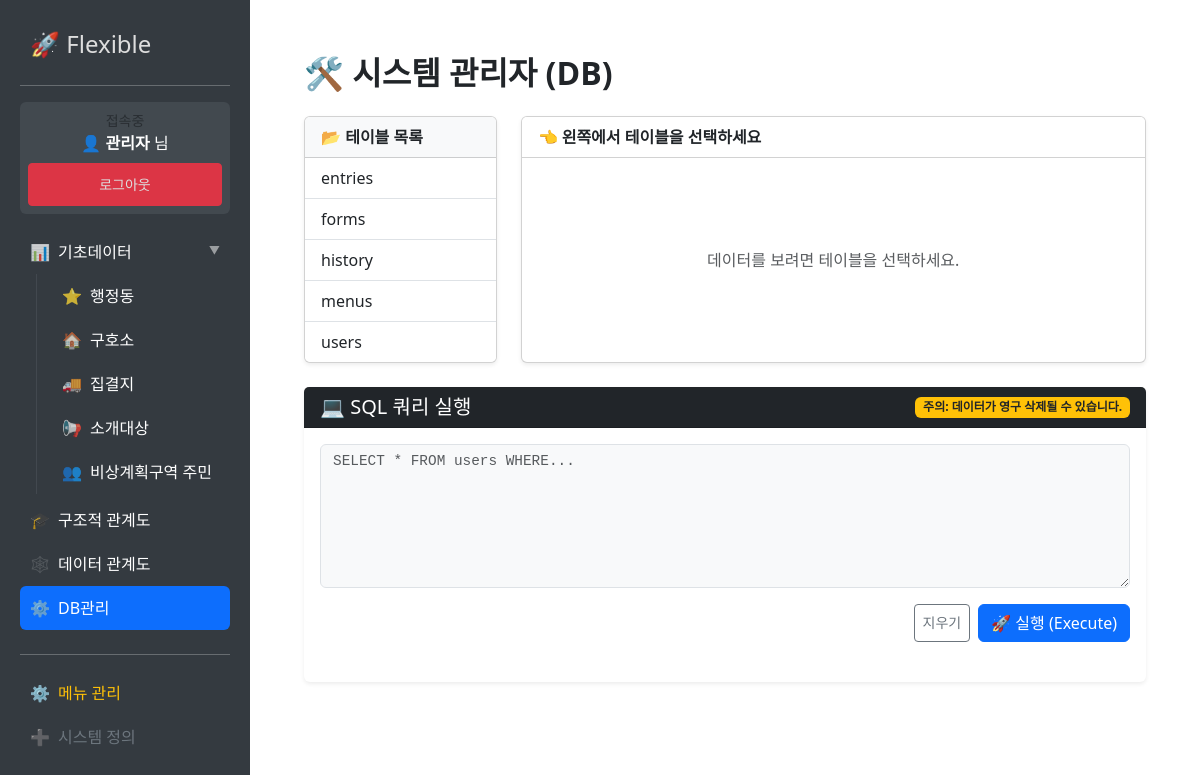
Page /admin (signed in) on the committed database.
### tables this page shows
CREATE TABLE users (id TEXT PRIMARY KEY, password TEXT, name TEXT, is_admin INTEGER DEFAULT 0);

CREATE TABLE "menus" (
                id INTEGER PRIMARY KEY AUTOINCREMENT,
                title TEXT NOT NULL,
                type TEXT DEFAULT 'form',   -- 'form' | 'system'
                url TEXT,                   -- 링크 주소 (이제 이것만 씁니다!)
                icon TEXT,                  -- 아이콘
                parent_id INTEGER,
                sort_order INTEGER DEFAULT 99
            , allowed_users TEXT DEFAULT "");

### app.py (the view, shortened to what this page needs)
@app.route('/admin', methods=['GET', 'POST'])
@login_required
def admin_page():
    if not current_user.is_admin:
        flash("관리자 권한이 필요합니다.", "danger")
        return redirect(url_for('home'))
    db = get_db()
    query_result = None
    query_error = None
    sql_query = ""
    affected_rows = 0
    target_table = request.args.get('table')
    tables = [t['name'] for t in db.execute("SELECT name FROM sqlite_master WHERE type='table' AND name NOT LIKE 'sqlite_%' ORDER BY name").fetchall()]
    table_data = None
    table_cols = []
    if target_table and target_table in tables:
        try:
            cur = db.execute(f"SELECT * FROM {target_table} LIMIT 100") # 너무 많으면 끊어서 보여줌
            table_cols = [desc[0] for desc in cur.description]
            table_data = cur.fetchall()
        except: pass
    return render_template('admin.html',
                           tables=tables,
                           current_table=target_table,
                           columns=table_cols,
                           data=table_data,
                           sql_query=sql_query,
                           query_result=query_result,
                           query_error=query_error)

### app.py (called while the page is built)
def get_db():
    db = getattr(g, '_database', None)
    if db is None:
        db = g._database = sqlite3.connect(DB_NAME)
        db.row_factory = sqlite3.Row
    return db

@app.teardown_appcontext
def close_connection(exception):
    db = getattr(g, '_database', None)
    if db is not None:
        db.close()

@app.context_processor
def utility_processor():
    return dict(has_permission=has_permission)

@login_manager.user_loader
def load_user(user_id):
    db = get_db()
    user = db.execute('SELECT * FROM users WHERE id = ?', (user_id,)).fetchone()
    if not user: return None
    is_admin = user['is_admin'] if 'is_admin' in user.keys() else 0
    return User(id=user['id'], name=user['name'], password=user['password'], is_admin=is_admin)

def build_menu_tree(items):
    item_map = {item['id']: dict(item) for item in items}
    for item in item_map.values(): item['children'] = []
    tree = []
    for item in item_map.values():
        parent_id = item['parent_id']
        if parent_id and parent_id in item_map and parent_id != item['id']:
            item_map[parent_id]['children'].append(item)
        else:
            tree.append(item)
    tree.sort(key=lambda x: (x['sort_order'] if x['sort_order'] is not None else 9999, x['id']))
    return tree

### templates/admin.html (shortened to what this page needs)
{% extends "layout.html" %}
{% block content %}
<div class="container-fluid px-4">
    <h2 class="fw-bold my-4">🛠️ 시스템 관리자 (DB)</h2>
    <div class="row mb-4">
        <div class="col-lg-3 mb-4 mb-lg-0">
            <div class="card shadow-sm h-100">
                <div class="card-header fw-bold bg-light">📂 테이블 목록</div>
                <div class="list-group list-group-flush" style="max-height: 500px; overflow-y: auto;">
                    {% for table in tables %}
                        <a href="/admin?table={{ table }}" class="list-group-item list-group-item-action {% if current_table == table %}active{% endif %}">
                            {{ table }}
                        </a>
                    {% endfor %}
                </div>
            </div>
        </div>
        <div class="col-lg-9">
            <div class="card shadow-sm h-100">
                <div class="card-header bg-white fw-bold d-flex justify-content-between align-items-center">
                    <span>
                        {% if current_table %}
                            📋 테이블 데이터: <span class="text-primary">{{ current_table }}</span>
                            <small class="text-muted ms-2 fw-normal">(행을 클릭하면 UPDATE 쿼리가 생성됩니다)</small>
                        {% else %}
                            👈 왼쪽에서 테이블을 선택하세요
                        {% endif %}
                    </span>
                </div>
                <div class="card-body p-0">
                    {% if current_table and columns %}
                        <div class="table-responsive" style="max-height: 500px;">
                            <table class="table table-sm table-hover mb-0" id="dataTable" style="font-size: 0.85rem; cursor: pointer;">
                                <thead class="table-light sticky-top">
                                    <tr>
                                        {% for col in columns %}
                                            <th data-column="{{ col }}">{{ col }}</th>
                                        {% endfor %}
                                        <th>관리</th>
                                    </tr>
                                </thead>
                                <tbody>
                                    {% for row in data %}
                                        <tr onclick="makeUpdateQuery(this)">
                                            {% for col in columns %}
                                                <td class="text-truncate" style="max-width: 200px;">{{ row[col] }}</td>
                                            {% endfor %}
                                            <td onclick="event.stopPropagation()">
                                                {% if current_table == 'users' %}
                                                <form method="POST" action="/admin/delete_user/{{ row['id'] }}" onsubmit="return confirm('삭제하시겠습니까?');" style="display:inline;">
                                                    <button class="btn btn-danger btn-sm py-0" style="font-size:0.7rem;">삭제</button>
                                                </form>
                                                {% endif %}
                                            </td>
                                        </tr>
                                    {% endfor %}
                                </tbody>
                            </table>
                        </div>
                    {% elif current_table %}
                        <div class="p-3 text-center text-muted">데이터가 없습니다.</div>
                    {% else %}
                        <div class="d-flex align-items-center justify-content-center h-100 text-muted p-5">
                            데이터를 보려면 테이블을 선택하세요.
                        </div>
                    {% endif %}
                </div>
            </div>
        </div>
    </div>
    <div class="row">
        <div class="col-lg-12 mb-4">
            <div class="card shadow-sm border-0 bg-white">
                <div class="card-header bg-dark text-white d-flex justify-content-between align-items-center">
                    <h5 class="m-0">💻 SQL 쿼리 실행</h5>
                    <span class="badge bg-warning text-dark">주의: 데이터가 영구 삭제될 수 있습니다.</span>
                </div>
                <div class="card-body">
                    <form method="POST" action="/admin">
                        <div class="mb-3">
                            <textarea id="sqlQueryInput" name="sql_query" class="form-control font-monospace bg-light" rows="6" placeholder="SELECT * FROM users WHERE..." style="font-size: 0.9rem;"></textarea>
                        </div>
                        <div class="d-flex justify-content-end gap-2">
                            <button type="button" class="btn btn-outline-secondary btn-sm" onclick="clearQuery()">지우기</button>
                            <button type="submit" class="btn btn-primary">🚀 실행 (Execute)</button>
                        </div>
                    </form>
                </div>
            </div>
        </div>
    </div>
</div>
{% endblock %}

### templates/layout.html (shortened to what this page needs)
<!DOCTYPE html>
<html lang="ko">
<head>
    <link href="https://cdn.jsdelivr.net/npm/bootstrap@5.3.0/dist/css/bootstrap.min.css" rel="stylesheet">
</head>
<body>
    <div class="sidebar">
        <h4><a href="/">🚀 Flexible</a></h4>
        <hr>
		{% if current_user.is_authenticated %}
			<div class="mb-3 p-2 bg-secondary bg-opacity-25 rounded text-center">
				<span class="d-block small text-muted">접속중</span>
				<strong>👤 {{ current_user.name }}</strong> 님
				<a href="/logout" class="btn btn-danger btn-sm w-100 mt-2">로그아웃</a>
			</div>
		{% else %}
			<div class="mb-3">
				<a href="/login" class="btn btn-primary w-100">🔐 로그인</a>
			</div>
		{% endif %}
        <ul class="nav nav-pills flex-column mb-auto">
			{% macro render_sidebar(items, level=0) %}
				{% for item in items %}
					<li class="nav-item">
						<a href="{{ item.url }}"
						   class="nav-link text-white d-flex align-items-center {{ 'active bg-primary' if request.path == item.url else '' }}"
						   style="padding-left: {{ 10 + (level * 15) }}px; transition: all 0.2s;">
							<span class="me-2 opacity-75">
								{% if item.icon %}
                                    {% if '.' in item.icon and item.icon.lower().endswith(('.png', '.jpg', '.jpeg', '.gif', '.svg', '.ico')) %}
									    <img src="{{ item.icon }}" width="16" height="16">
                                    {% else %}
                                        {{ item.icon }}
                                    {% endif %}
                                {% elif item.children %}📂
								{% elif item.type == 'system' %}🔗
								{% else %}📄{% endif %}
							</span>
							<span class="text-truncate">{{ item.title }}</span>
							{% if item.children %}
								<small class="ms-auto opacity-50" style="font-size: 0.7em;">▼</small>
							{% endif %}
						</a>
						{% if item.children %}
							<ul class="nav flex-column ms-3 border-start border-secondary border-opacity-25 mb-1" style="list-style: none; padding-left: 0;">
								{{ render_sidebar(item.children, level + 1) }}
							</ul>
						{% endif %}
					</li>
				{% endfor %}
			{% endmacro %}
			{{ render_sidebar(menu_tree) }}
		</ul>
		{% if current_user.is_admin %}
		<hr class="mt-4">
		<a href="/menus" class="text-warning d-flex align-items-center gap-2">
			<span>⚙️</span> 메뉴 관리
		</a>
		<a href="/create" class="text-secondary d-flex align-items-center gap-2">
			<span>➕</span> 시스템 정의
		</a>
		{% endif %}
	</div>
    <div class="content">
        {% block content %}{% endblock %}
    </div>
</body>
</html>

### templates/layout.html (style rules this page uses)
body { display: flex; min-height: 100vh; }
.sidebar { min-width: 250px; background: #343a40; color: white; padding: 20px; }
.sidebar a { color: #ddd; text-decoration: none; display: block; padding: 10px; }
.content { flex-grow: 1; padding: 30px; }

### rows in the picture
users: name "관리자"
menus: icon "📊", title "기초데이터"
menus: icon "⭐", title "행정동"
menus: icon "🏠", title "구호소"
menus: icon "🚚", title "집결지"
menus: icon "📢", title "소개대상"
menus: icon "👥", title "비상계획구역 주민"
menus: icon "🎓", title "구조적 관계도"
menus: icon "🕸️", title "데이터 관계도"
menus: icon "⚙️", title "DB관리"

### other values in the picture
{{ table }} "entries" "forms" "history" "menus" "users"
